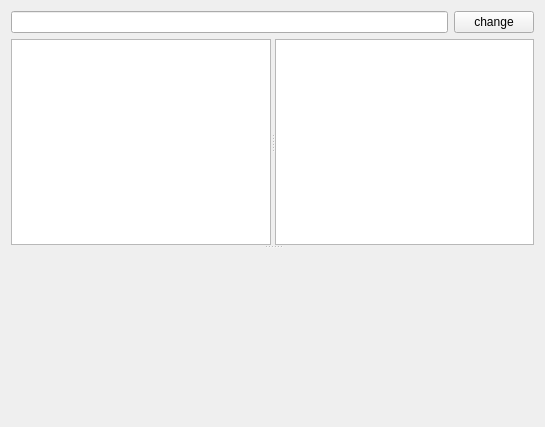
<?xml version="1.0" encoding="UTF-8"?>
<ui version="4.0">
 <class>VocalParameterWidget</class>
 <widget class="QWidget" name="VocalParameterWidget">
  <property name="geometry">
   <rect>
    <x>0</x>
    <y>0</y>
    <width>545</width>
    <height>427</height>
   </rect>
  </property>
  <property name="windowTitle">
   <string>Vocalization</string>
  </property>
  <layout class="QVBoxLayout" name="verticalLayout">
   <item>
    <layout class="QHBoxLayout" name="horizontalLayout_6">
     <item>
      <widget class="QLineEdit" name="wavrootdirLnedt"/>
     </item>
     <item>
      <widget class="QPushButton" name="wavrootdirBtn">
       <property name="text">
        <string>change</string>
       </property>
      </widget>
     </item>
    </layout>
   </item>
   <item>
    <widget class="QSplitter" name="splitter_2">
     <property name="orientation">
      <enum>Qt::Vertical</enum>
     </property>
     <widget class="QSplitter" name="splitter">
      <property name="orientation">
       <enum>Qt::Horizontal</enum>
      </property>
      <widget class="QTreeView" name="filetreeView"/>
      <widget class="QListView" name="filelistView">
       <property name="sizePolicy">
        <sizepolicy hsizetype="Expanding" vsizetype="Expanding">
         <horstretch>0</horstretch>
         <verstretch>0</verstretch>
        </sizepolicy>
       </property>
      </widget>
     </widget>
     <widget class="SpecWidget" name="specPreview" native="true">
      <property name="sizePolicy">
       <sizepolicy hsizetype="Preferred" vsizetype="Expanding">
        <horstretch>0</horstretch>
        <verstretch>0</verstretch>
       </sizepolicy>
      </property>
      <property name="minimumSize">
       <size>
        <width>0</width>
        <height>150</height>
       </size>
      </property>
     </widget>
    </widget>
   </item>
   <item>
    <widget class="CommonParameterWidget" name="common" native="true"/>
   </item>
  </layout>
 </widget>
 <customwidgets>
  <customwidget>
   <class>CommonParameterWidget</class>
   <extends>QWidget</extends>
   <header>spikeylab.stim.common_parameters</header>
  </customwidget>
  <customwidget>
   <class>SpecWidget</class>
   <extends>QWidget</extends>
   <header>spikeylab.plotting.pyqtgraph_widgets</header>
   <container>1</container>
  </customwidget>
 </customwidgets>
 <resources/>
 <connections>
  <connection>
   <sender>filelistView</sender>
   <signal>clicked(QModelIndex)</signal>
   <receiver>VocalParameterWidget</receiver>
   <slot>wavfileClicked()</slot>
   <hints>
    <hint type="sourcelabel">
     <x>490</x>
     <y>90</y>
    </hint>
    <hint type="destinationlabel">
     <x>505</x>
     <y>149</y>
    </hint>
   </hints>
  </connection>
  <connection>
   <sender>filetreeView</sender>
   <signal>doubleClicked(QModelIndex)</signal>
   <receiver>VocalParameterWidget</receiver>
   <slot>wavdirSelected()</slot>
   <hints>
    <hint type="sourcelabel">
     <x>189</x>
     <y>86</y>
    </hint>
    <hint type="destinationlabel">
     <x>-3</x>
     <y>142</y>
    </hint>
   </hints>
  </connection>
  <connection>
   <sender>wavrootdirBtn</sender>
   <signal>clicked()</signal>
   <receiver>VocalParameterWidget</receiver>
   <slot>browseWavdirs()</slot>
   <hints>
    <hint type="sourcelabel">
     <x>534</x>
     <y>32</y>
    </hint>
    <hint type="destinationlabel">
     <x>526</x>
     <y>138</y>
    </hint>
   </hints>
  </connection>
 </connections>
 <slots>
  <slot>wavfile_selected()</slot>
  <slot>wavdir_selected()</slot>
  <slot>browse_wavdirs()</slot>
  <slot>wavfile_clicked()</slot>
  <slot>folder_expanded()</slot>
  <slot>wafileSelected()</slot>
  <slot>wavdirSelected()</slot>
  <slot>browseWavdirs()</slot>
  <slot>wavfileClicked()</slot>
 </slots>
</ui>
